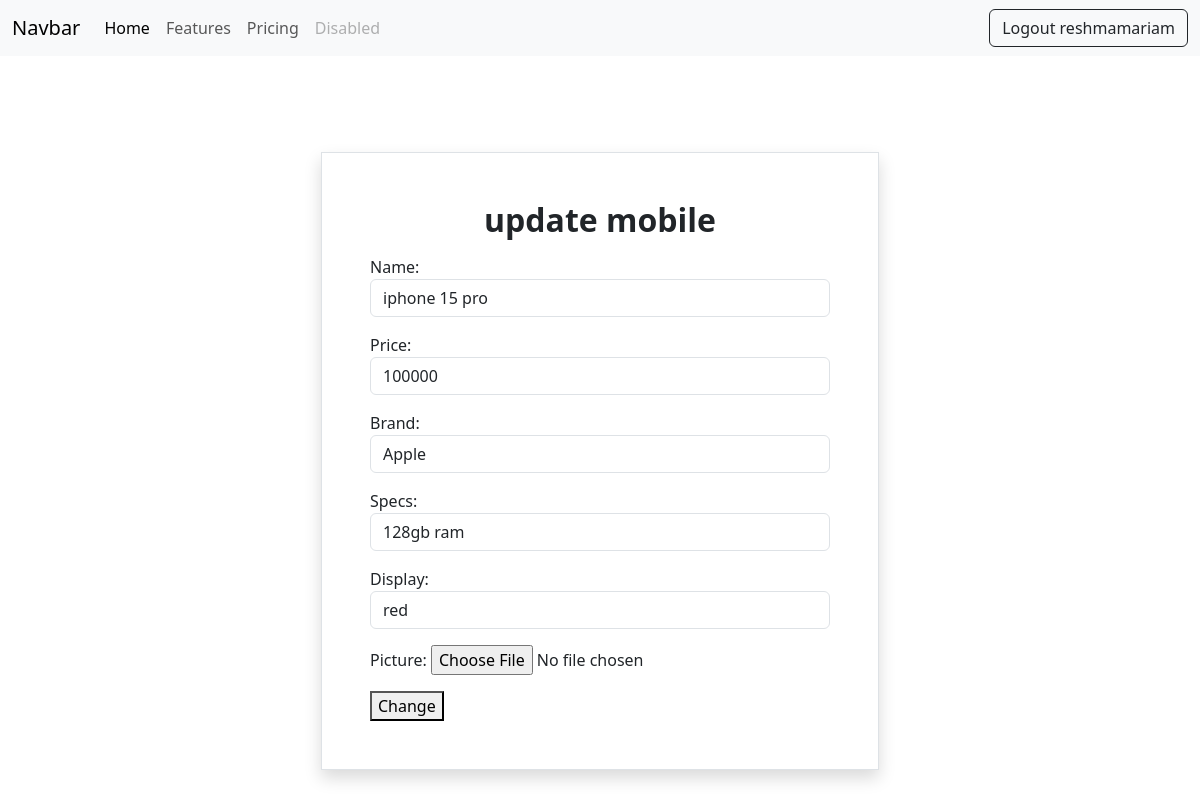
The app's page /mobiles/3/change (signed in) with its own data.
### mobile/models.py (models this page shows, shortened)
class Mobiles(models.Model):
    name=models.CharField(max_length=200,unique=True)
    price=models.PositiveIntegerField()
    brand=models.CharField(max_length=200)
    specs=models.CharField(max_length=200)
    display=models.CharField(max_length=200)
    picture=models.ImageField(upload_to="images",null=True)

### mobile/views.py (the view, shortened to what this page needs)
# urls.py: path('mobiles/<int:pk>/change',views.MobileUpdateView.as_view(),name="mobile-change"),
@method_decorator(signin_required,name="dispatch")
class MobileUpdateView(View):
    def get(self,request,*args,**kwargs):
        id=kwargs.get('pk')
        obj=Mobiles.objects.get(id=id)
        form=MobileForm(instance=obj)
        return render(request,"mobile_change.html",{"form":form})

### mobile/forms.py
class MobileForm(forms.ModelForm):
    class Meta:
        model=Mobiles
        fields="__all__"
        widgets={
           "name":forms.TextInput(attrs={"class":'form-control'}),
           "price":forms.NumberInput(attrs={"class":'form-control'}),
           "brand":forms.TextInput(attrs={"class":'form-control'}),
           "specs":forms.TextInput(attrs={"class":'form-control'}),
           "display":forms.TextInput(attrs={"class":'form-control'})
       }

### mobile/views.py (called while the page is built)
def signin_required(fn):
    def wrapper(request,*args,**kwargs):
        if not request.user.is_authenticated:
            messages.error(request,"invalid session")
            return redirect('signin')
        else:
            return fn(request,*args,**kwargs)
    return wrapper

### mobile/templates/mobile_change.html (shortened to what this page needs)
{%extends 'base.html'%}
{%block body_block%}
<div class="container d-flex justify-content-center mt-5">
    <form action="" method="post" class="w-50 border shadow p-5 mt-5" enctype="multipart/form-data">
        <h2 class="text-center mb-3 fw-bolder">update mobile</h2>
        {{form.as_p}}
        <button type="submit">Change</button>
    </form>
</div>
{%endblock%}

### mobile/templates/base.html (shortened to what this page needs)
<!DOCTYPE html>
<html lang="en">
<head>
    <link href="https://cdn.jsdelivr.net/npm/bootstrap@5.3.2/dist/css/bootstrap.min.css" rel="stylesheet"
>
</head>
<body>
    <nav class="navbar navbar-expand-lg bg-body-tertiary">
        <div class="container-fluid">
            <a class="navbar-brand" href="#">Navbar</a>
            <div class="collapse navbar-collapse" id="navbarNav">
                <ul class="navbar-nav">
                    <li class="nav-item">
                        <a class="nav-link active" aria-current="page" href="#">Home</a>
                    </li>
                    <li class="nav-item">
                        <a class="nav-link" href="#">Features</a>
                    </li>
                    <li class="nav-item">
                        <a class="nav-link" href="#">Pricing</a>
                    </li>
                    <li class="nav-item">
                        <a class="nav-link disabled" aria-disabled="true">Disabled</a>
                    </li>
                </ul>
                <a href="{%url 'signout'%}" class="ms-auto btn btn-outline-dark">Logout  {{request.user}}</a>
            </div>
        </div>
    </nav>
 {%block body_block%}
{%endblock%}
</body>
</html>

### records on screen
Mobiles: name "iphone 15 pro", price "100000", brand "Apple", specs "128gb ram", display "red"

### other values on screen
{{ request.user }} "reshmamariam"
